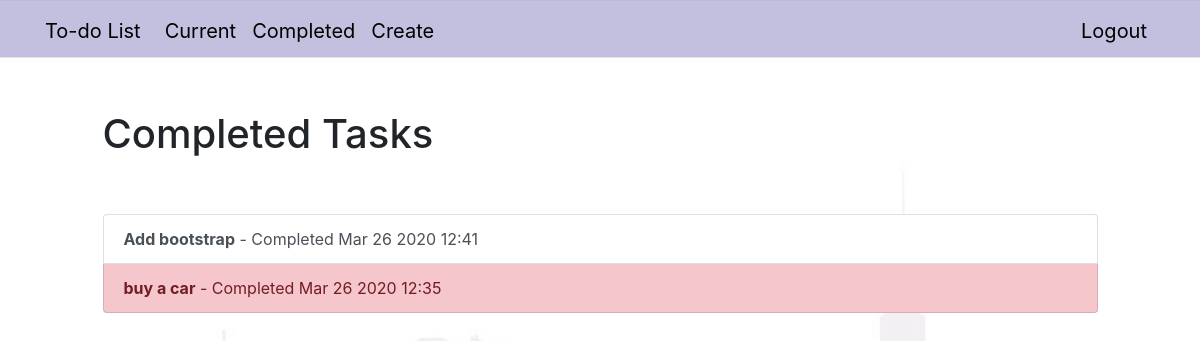
The app's page /completed/ (signed in) with its own data.
### Todo/models.py (models this page shows, shortened)
class Todo(models.Model):
    title = models.CharField(max_length=100)
    memo = models.TextField(blank=True)
    created = models.DateTimeField(auto_now_add=True)
    datecompleted = models.DateTimeField(null=True, blank=True)
    important = models.BooleanField(default=False)
    user = models.ForeignKey(User, on_delete=models.CASCADE)

### Todo/views.py (the view)
# urls.py: path('completed/', views.completedtodo, name='completedtodo'),
@login_required
def completedtodo(request):
    todos = Todo.objects.filter(user=request.user, datecompleted__isnull=False).order_by('-datecompleted')
    return render(request, 'Todo/completedtodo.html', {'todos': todos})

### templates/Todo/completedtodo.html
{% extends "todo/base.html" %}
{% block content %}
    <div class="row justify-content-center mt-5">
        <div class="col-md-10">
            <h1>Completed Tasks</h1>
        </div>
    </div>
    <div class="row justify-content-center mt-5">
        <div class="col-md-10">
            <div class="list-group">
                {% for todo in todos %}
                    <a href="{% url 'viewtodo' todo.id %}" class="list-group-item list-group-item-action{% if todo.important %} list-group-item-danger{% endif %}"><b>{{ todo.title }}</b> - Completed {{ todo.datecompleted|date:'M j Y H:i' }}</a>
                {% endfor %}
            </div>
        </div>
    </div>
{% endblock %}

### static/css/style.css (style rules this page uses)
body { background-image: url("../back3.jpg"); background-size: cover; }

### records on screen
Todo: title "Add bootstrap", datecompleted "Mar 26 2020 12:41"
Todo: title "buy a car", datecompleted "Mar 26 2020 12:35"
